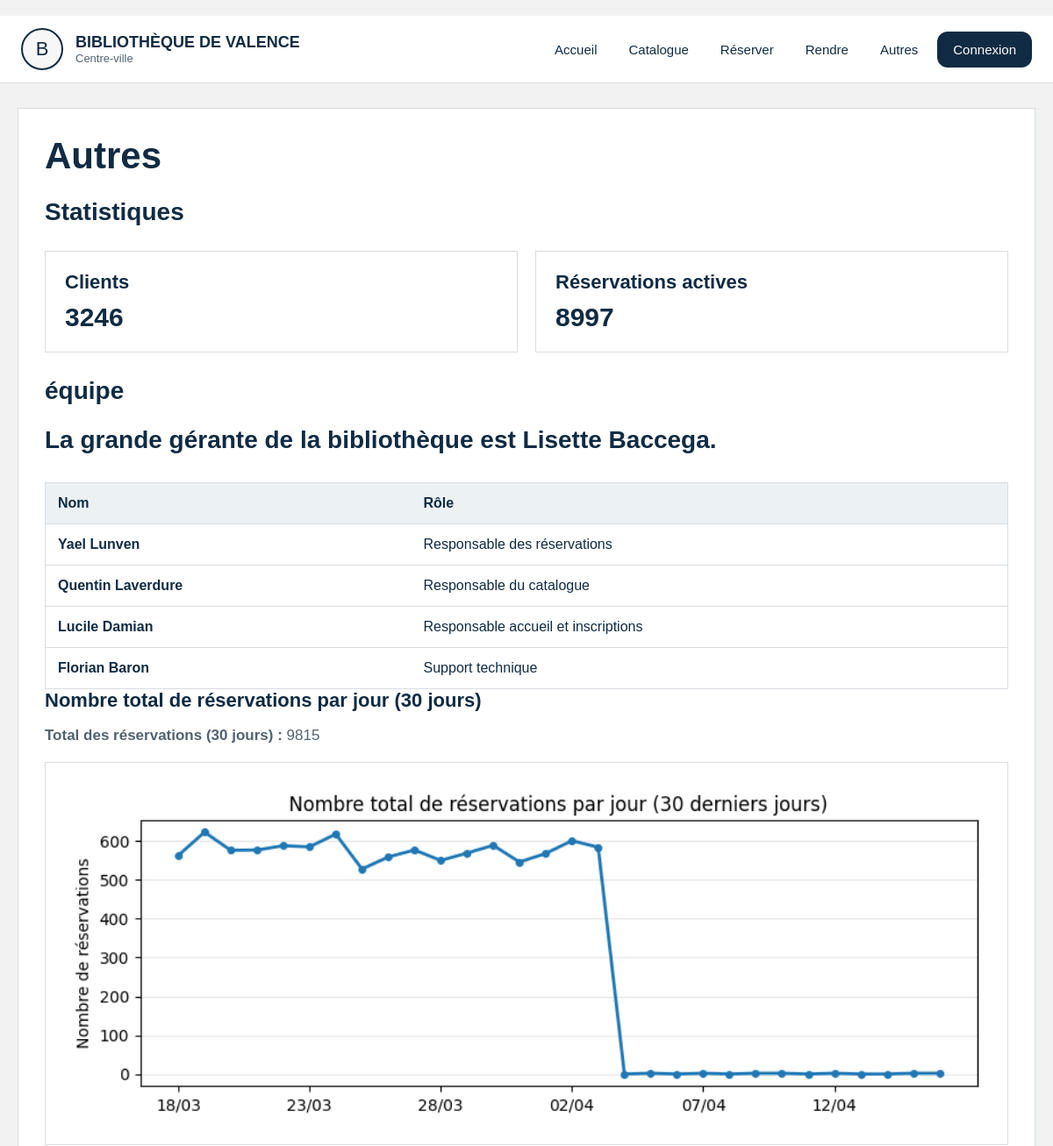
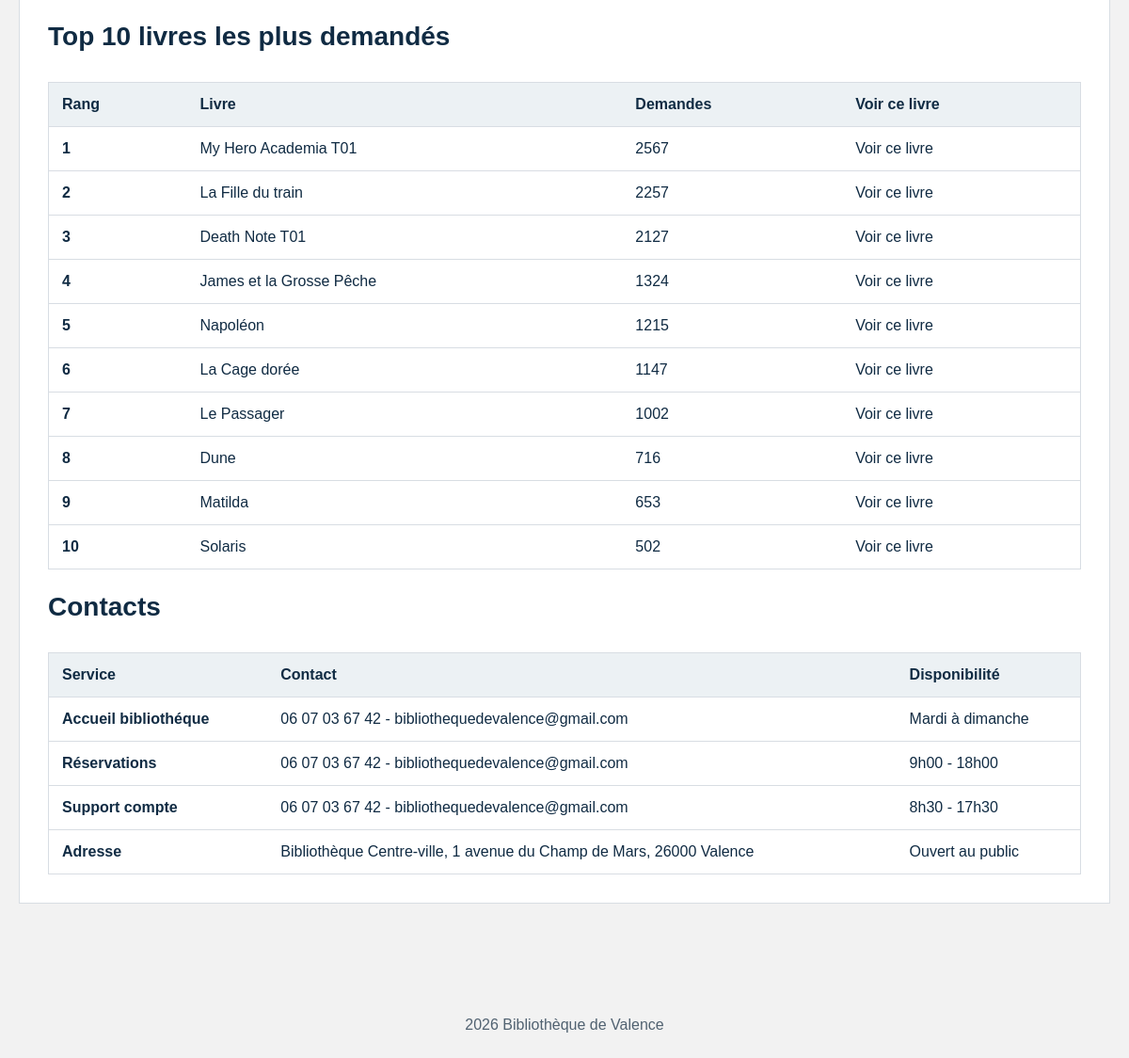
The app's page /statistiques with its own data (2 pictures, top to bottom).
### tables this page shows
CREATE TABLE LIVRE (id_livre INTEGER PRIMARY KEY, nom_livre TEXT, auteur_livre TEXT, maison_edition_livre TEXT, annee_livre NUMERIC, id_categorie NUMERIC REFERENCES CATEGORIE (id_categorie), ISBN_livre NUMERIC, resume TEXT, image TEXT, disponibilité INTEGER, total_exemplaires INTEGER);

### main.py (the view)
@application.route("/autres")
@application.route("/statistiques")
def autres():
    base = bdd()
    nb_clients = int(base.execute("SELECT COUNT(*) FROM CLIENT").fetchone()[0])
    nb_reservations_actives = int(
        base.execute("SELECT COUNT(*) FROM RESERVATION WHERE date_retour_effective IS NULL").fetchone()[0]
    )
    top_livres_demandes = [
        dict(x)
        for x in base.execute(
            f"""
            SELECT
                l.id_livre,
                l.nom_livre,
                c.nom_categorie,
                COUNT(*) AS nb_demandes
            FROM LIGNE_LIVRE ll
            JOIN LIVRE l ON l.id_livre = ll.id_livre
            LEFT JOIN CATEGORIE c ON c.id_categorie = l.id_categorie
            GROUP BY l.id_livre, l.nom_livre, c.nom_categorie
            ORDER BY nb_demandes DESC, l.nom_livre ASC
            LIMIT 10
            """
        ).fetchall()
    ]
    for livre in top_livres_demandes:
        livre["slug_categorie"] = faire_slug(livre.get("nom_categorie") or "")
    total_reservations_30j = 0
    aujourd_hui = date.today()
    date_min = aujourd_hui - timedelta(days=29)
    reservations = base.execute(
        "SELECT date_reservation FROM RESERVATION WHERE date_reservation IS NOT NULL"
    ).fetchall()
    compte_par_jour = Counter()
    for ligne in reservations:
        date_brute = str(ligne["date_reservation"] or "").strip()
        if not date_brute:
            continue
        try:
            jour = datetime.strptime(date_brute, "%d/%m/%Y").date()
        except ValueError:
            continue
        if date_min <= jour <= aujourd_hui:
            compte_par_jour[jour] += 1
    stats_30j = []
    for i in range(30):
        jour = date_min + timedelta(days=i)
        nb = int(compte_par_jour.get(jour, 0))
        total_reservations_30j += nb
        stats_30j.append({"date": jour.strftime("%d/%m"), "nb_reservations": nb})
    stats_chart_image = ""
    stats_chart_error = ""
    if Figure is None:
        stats_chart_error = "Graphique indisponible sur cet environnement (matplotlib absent)."
    else:
        try:
            figure = Figure(figsize=(8.2, 3.1))
            axe = figure.add_subplot(111)
            labels = [x["date"] for x in stats_30j]
            valeurs = [x["nb_reservations"] for x in stats_30j]
            x = list(range(len(labels)))
            axe.plot(x, valeurs, marker="o", linewidth=2, markersize=4, color="#1f77b4")
            axe.set_title("Nombre total de réservations par jour (30 derniers jours)")
            axe.set_ylabel("Nombre de réservations")
            axe.set_xticks(x[::5], [labels[i] for i in x[::5]])
            axe.grid(axis="y", alpha=0.3)
            tampon = BytesIO()
            figure.tight_layout()
            figure.savefig(tampon, format="png")
            stats_chart_image = base64.b64encode(tampon.getvalue()).decode("utf-8")
        except Exception:
            stats_chart_error = "Graphique indisponible sur cet environnement."
    return render_template(
        "autres.html",
        nb_clients=nb_clients,
        nb_reservations_actives=nb_reservations_actives,
        total_reservations_30j=total_reservations_30j,
        stats_chart_image=stats_chart_image,
        stats_chart_error=stats_chart_error,
        top_livres_demandes=top_livres_demandes,
    )

### fonctions.py (called while the page is built)
def bdd(base_path=BASE_DONNEES):
    if "bdd" not in g:
        g.bdd = sqlite3.connect(base_path)
        g.bdd.row_factory = sqlite3.Row
    return g.bdd

def fermer_bdd(_erreur=None):
    connexion = g.pop("bdd", None)
    if connexion:
        connexion.close()

def faire_slug(texte):
    return "-".join(str(texte).strip().lower().split())

def categories_menu(base_path=BASE_DONNEES):
    try:
        lignes = bdd(base_path).execute(
            "SELECT id_categorie, nom_categorie FROM CATEGORIE ORDER BY id_categorie"
        ).fetchall()
    except Exception:
        return []
    return [
        {
            "id": l["id_categorie"],
            "nom": l["nom_categorie"],
            "categorie_url": faire_slug(l["nom_categorie"]),
        }
        for l in lignes
    ]

def contexte_global(base_path=BASE_DONNEES):
    return {
        "utilisateur": session.get("utilisateur"),
        "admin_connecte": bool(session.get("admin")),
        "menu_categories": categories_menu(base_path),
    }

### main.py (called while the page is built)
@application.teardown_appcontext
def nettoyage_bdd(_erreur):
    fermer_bdd(_erreur)

@application.context_processor
def injecter_contexte():
    return contexte_global()

### templates/autres.html (shortened to what this page needs)
﻿{% extends "base.html" %}
{% block content %}
<h1>Autres</h1>
<h2>Statistiques</h2>
<div class="liste-blocs cartes-stats">
    <div class="bloc">
        <h3>Clients</h3>
        <p>{{ nb_clients }}</p>
    </div>
    <div class="bloc">
        <h3>Réservations actives</h3>
        <p>{{ nb_reservations_actives }}</p>
    </div>
</div>
<h2>équipe</h2>
<h2>La grande gérante de la bibliothèque est <strong>Lisette Baccega</strong>.</h2>
<div class="table-conteneur">
    <table class="tableau-horaires">
        <thead>
            <tr>
                <th>Nom</th>
                <th>Rôle</th>
            </tr>
        </thead>
        <tbody>
            <tr>
                <td>Yael Lunven</td>
                <td>Responsable des réservations</td>
            </tr>
            <tr>
                <td>Quentin Laverdure</td>
                <td>Responsable du catalogue</td>
            </tr>
            <tr>
                <td>Lucile Damian</td>
                <td>Responsable accueil et inscriptions</td>
            </tr>
            <tr>
                <td>Florian Baron</td>
                <td>Support technique</td>
            </tr>
        </tbody>
    </table>
</div>
<h3>Nombre total de réservations par jour (30 jours)</h3>
<p><strong>Total des réservations (30 jours) :</strong> {{ total_reservations_30j }}</p>
{% if stats_chart_image %}
<div class="zone-graphe">
    <img alt="Graphique du nombre total de réservations par jour" class="image-graphe">
</div>
{% else %}
<div class="message-erreur">{{ stats_chart_error or "Graphique indisponible sur cet environnement." }}</div>
{% endif %}
<h2>Top 10 livres les plus demandés</h2>
<div class="table-conteneur">
    <table class="tableau-horaires">
        <thead>
            <tr>
                <th>Rang</th>
                <th>Livre</th>
                <th>Demandes</th>
                <th>Voir ce livre</th>
            </tr>
        </thead>
        <tbody>
            {% for livre in top_livres_demandes %}
            <tr>
                <td>{{ loop.index }}</td>
                <td>{{ livre["nom_livre"] }}</td>
                <td>{{ livre["nb_demandes"] }}</td>
                <td>
                    <a href="/catalogue/{{ livre['slug_categorie'] }}?q={{ livre['nom_livre']|urlencode }}">Voir ce livre</a>
                </td>
            </tr>
            {% else %}
            <tr>
                <td colspan="4">Aucune demande pour le moment.</td>
            </tr>
            {% endfor %}
        </tbody>
    </table>
</div>
<h2>Contacts</h2>
<div class="table-conteneur">
    <table class="tableau-horaires">
        <thead>
            <tr>
                <th>Service</th>
                <th>Contact</th>
                <th>Disponibilité</th>
            </tr>
        </thead>
        <tbody>
            <tr>
                <td>Accueil bibliothéque</td>
                <td>06 07 03 67 42 - bibliothequedevalence@gmail.com</td>
                <td>Mardi à dimanche</td>
            </tr>
            <tr>
                <td>Réservations</td>
                <td>06 07 03 67 42 - bibliothequedevalence@gmail.com</td>
                <td>9h00 - 18h00</td>
            </tr>
            <tr>
                <td>Support compte</td>
                <td>06 07 03 67 42 - bibliothequedevalence@gmail.com</td>
                <td>8h30 - 17h30</td>
            </tr>
            <tr>
                <td>Adresse</td>
                <td>Bibliothèque Centre-ville, 1 avenue du Champ de Mars, 26000 Valence</td>
                <td>Ouvert au public</td>
            </tr>
        </tbody>
    </table>
</div>
{% endblock %}

### static/style.css (style rules this page uses)
* { box-sizing:border-box; }
body { margin:0; font-family:Arial, sans-serif; background:var(--fond); color:var(--bleu); }
a { text-decoration:none; color:inherit; }
img { max-width:100%; }
.bloc-principal h1 { margin:0 0 10px 0; font-size:42px; }
.bloc-principal h2 { margin:24px 0 12px 0; font-size:28px; }
.bloc-principal h3 { margin:0 0 8px 0; font-size:22px; }
.bloc-principal p { color:var(--gris); font-size:17px; }
.liste-blocs { display:grid; grid-template-columns:repeat(auto-fit,minmax(240px,1fr)); gap:20px; margin:28px 0; }
.bloc { display:block; background:var(--blanc); border:1px solid var(--gris-clair); padding:22px; }
.bloc h3 { margin:0 0 10px 0; }
.bloc p { margin:0; }
.tableau-horaires { width:100%; border-collapse:collapse; background:var(--blanc); border:1px solid var(--gris-clair); margin-top:20px; }
.tableau-horaires th, .tableau-horaires td { padding:14px; border-bottom:1px solid var(--gris-clair); text-align:left; }
.tableau-horaires th { background:#ecf1f4; }
.tableau-horaires td:first-child { font-weight:bold; color:var(--bleu); }
.table-conteneur { overflow:auto; }
.cartes-stats .bloc p { font-size:30px; font-weight:bold; color:var(--bleu); }
.zone-graphe { margin-top:20px; padding:16px; border:1px solid var(--gris-clair); background:#fff; }
.image-graphe { width:100%; height:auto; display:block; }

### records on screen
LIVRE: nom_livre "My Hero Academia T01", nb_demandes "2567"
LIVRE: nom_livre "La Fille du train", nb_demandes "2257"
LIVRE: nom_livre "Death Note T01", nb_demandes "2127"
LIVRE: nom_livre "James et la Grosse Pêche", nb_demandes "1324"
LIVRE: nom_livre "Napoléon", nb_demandes "1215"
LIVRE: nom_livre "La Cage dorée", nb_demandes "1147"
LIVRE: nom_livre "Le Passager", nb_demandes "1002"
LIVRE: nom_livre "Dune", nb_demandes "716"
LIVRE: nom_livre "Matilda", nb_demandes "653"
LIVRE: nom_livre "Solaris", nb_demandes "502"

### other values on screen
{{ nb_clients }} "3246"
{{ nb_reservations_actives }} "8997"
{{ total_reservations_30j }} "9815"
